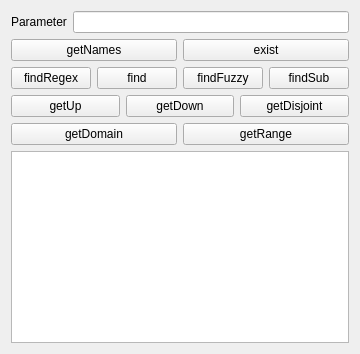
      <widget class="QWidget" name="DataPropertyTab">
       <attribute name="title">
        <string>Data property</string>
       </attribute>
       <layout class="QVBoxLayout" name="verticalLayout_6">
        <item>
         <layout class="QHBoxLayout" name="horizontalLayout_16">
          <item>
           <widget class="QLabel" name="label_5">
            <property name="text">
             <string>Parameter</string>
            </property>
           </widget>
          </item>
          <item>
           <widget class="QLineEditExtended" name="dataPropertyParameter">
             <property name="whatsThis">
               <string>
                &lt;html&gt;&lt;head/&gt;&lt;body&gt;
                &lt;p&gt; Enter your parameters here. &lt;br&gt;
                Use option -d or --depth to specify a research depth &lt;br&gt;
                Use -s or --selector to specify a selector &lt;br&gt;&lt;br&gt;
                Both options are not available for every query &lt;br&gt;
                A selector allows you to narrow the result so that you only have results inheriting from the selector &lt;/span&gt;&lt;/p&gt;
                &lt;/body&gt;&lt;/html&gt;
              </string>
             </property>
           </widget>
          </item>
         </layout>
        </item>
        <item>
         <layout class="QHBoxLayout" name="horizontalLayout_19">
          <item>
           <widget class="QPushButtonExtended" name="DataProperty_getName">
            <property name="cursor">
             <cursorShape>PointingHandCursor</cursorShape>
            </property>
            <property name="whatsThis">
              <string>
                &lt;html&gt;&lt;head/&gt;&lt;body&gt;
                &lt;p&gt;&lt;span style=&quot; font-weight:600; font-style:italic;&quot;&gt;getNames&lt;/span&gt; 
                gives you all the labels of the data property given in the parameter.&lt;br/&gt;
                The result of this function depends on the setting of the working language.&lt;/p&gt;
                &lt;p&gt;Options:&lt;/p&gt;
                &lt;p&gt;&lt;span style=&quot; font-weight:600; &quot;&gt;-i true/false&lt;/span&gt;    can be set to false if you do not want to consider the concept identifier as a possible default name.&lt;/p&gt;
                &lt;p&gt;&lt;span style=&quot; font-weight:600; &quot;&gt;-s selector&lt;/span&gt;      can be set to only get results inheriting from the selector concept.&lt;/p&gt;
                &lt;/body&gt;&lt;/html&gt;
              </string>
            </property>
            <property name="text">
             <string>getNames</string>
            </property>
           </widget>
          </item>
          <item>
           <widget class="QPushButtonExtended" name="DataProperty_exist">
            <property name="cursor">
             <cursorShape>PointingHandCursor</cursorShape>
            </property>
            <property name="whatsThis">
              <string>
                &lt;html&gt;&lt;head/&gt;&lt;body&gt;
                &lt;p&gt;&lt;span style=&quot; font-weight:600; font-style:italic;&quot;&gt;exist&lt;/span&gt; 
                returns the concept identifier if the concept provided in parameter exists in this part of ontology.&lt;/p&gt;
                &lt;/body&gt;&lt;/html&gt;
              </string>
            </property>
            <property name="text">
             <string>exist</string>
            </property>
           </widget>
          </item>
         </layout>
        </item>
        <item>
         <layout class="QHBoxLayout" name="horizontalLayout_213">
          <item>
           <widget class="QPushButtonExtended" name="DataProperty_findRegex">
            <property name="cursor">
             <cursorShape>PointingHandCursor</cursorShape>
            </property>
            <property name="whatsThis">
              <string>
                &lt;html&gt;&lt;head/&gt;&lt;body&gt;
                &lt;p&gt;&lt;span style=&quot; font-weight:600; font-style:italic;&quot;&gt;findRegex&lt;/span&gt; 
                gives you the data properties with a label matching the given regular expression.&lt;br/&gt;
                The result of this function depends on the setting of the working language.&lt;/p&gt;
                &lt;p&gt;Options:&lt;/p&gt;
                &lt;p&gt;&lt;span style=&quot; font-weight:600; &quot;&gt;-i true/false&lt;/span&gt;    can be set to false if you do not want to consider the concept identifier as a possible default name.&lt;/p&gt;
                &lt;p&gt;&lt;span style=&quot; font-weight:600; &quot;&gt;-s selector&lt;/span&gt;      can be set to only get results inheriting from the selector concept.&lt;/p&gt;
                &lt;/body&gt;&lt;/html&gt;
              </string>
            </property>
            <property name="text">
             <string>findRegex</string>
            </property>
           </widget>
          </item>
          <item>
           <widget class="QPushButtonExtended" name="DataProperty_find">
            <property name="cursor">
             <cursorShape>PointingHandCursor</cursorShape>
            </property>
            <property name="whatsThis">
              <string>
                &lt;html&gt;&lt;head/&gt;&lt;body&gt;
                &lt;p&gt;&lt;span style=&quot; font-weight:600; font-style:italic;&quot;&gt;find&lt;/span&gt; 
                gives you all the data properties with the label given in parameter.&lt;br/&gt;
                The result of this function depends on the setting of the working language.&lt;/p&gt;
                &lt;p&gt;Options:&lt;/p&gt;
                &lt;p&gt;&lt;span style=&quot; font-weight:600; &quot;&gt;-i true/false&lt;/span&gt;    can be set to false if you do not want to consider the concept identifier as a possible default name.&lt;/p&gt;
                &lt;p&gt;&lt;span style=&quot; font-weight:600; &quot;&gt;-s selector&lt;/span&gt;      can be set to only get results inheriting from the selector concept.&lt;/p&gt;
                &lt;/body&gt;&lt;/html&gt;
              </string>
            </property>
            <property name="text">
             <string>find</string>
            </property>
           </widget>
          </item>
          <item>
           <widget class="QPushButtonExtended" name="DataProperty_findFuzzy">
            <property name="cursor">
             <cursorShape>PointingHandCursor</cursorShape>
            </property>
            <property name="whatsThis">
              <string>
                &lt;html&gt;&lt;head/&gt;&lt;body&gt;
                &lt;p&gt;&lt;span style=&quot; font-weight:600; font-style:italic;&quot;&gt;findFuzzy&lt;/span&gt; 
                gives you all the names of data properties with the lowest edit distance with the label given in parameter.&lt;br/&gt;
                The result of this function depends on the setting of the working language.&lt;/p&gt;
                &lt;p&gt;Options:&lt;/p&gt;
                &lt;p&gt;&lt;span style=&quot; font-weight:600; &quot;&gt;-i true/false&lt;/span&gt;    can be set to false if you do not want to consider the concept identifier as a possible default name.&lt;/p&gt;
                &lt;p&gt;&lt;span style=&quot; font-weight:600; &quot;&gt;-s selector&lt;/span&gt;      can be set to only get results inheriting from the selector concept.&lt;/p&gt;
                &lt;p&gt;&lt;span style=&quot; font-weight:600; &quot;&gt;-t threshold&lt;/span&gt;     corresponds to the number of changes to be made to pass from one word to another divided by the length of the comparison word. Default value is 0.5.&lt;/p&gt;
                &lt;/body&gt;&lt;/html&gt;
              </string>
            </property>
            <property name="text">
             <string>findFuzzy</string>
            </property>
           </widget>
          </item>
          <item>
           <widget class="QPushButtonExtended" name="DataProperty_findSub">
            <property name="cursor">
             <cursorShape>PointingHandCursor</cursorShape>
            </property>
            <property name="whatsThis">
              <string>
                &lt;html&gt;&lt;head/&gt;&lt;body&gt;
                &lt;p&gt;&lt;span style=&quot; font-weight:600; font-style:italic;&quot;&gt;findSub&lt;/span&gt; 
                gives you all data properties whose given parameter is a subpart of the label.&lt;br/&gt;
                The result of this function depends on the setting of the working language.&lt;/p&gt;
                &lt;p&gt;Options:&lt;/p&gt;
                &lt;p&gt;&lt;span style=&quot; font-weight:600; &quot;&gt;-i true/false&lt;/span&gt;    can be set to false if you do not want to consider the concept identifier as a possible default name.&lt;/p&gt;
                &lt;p&gt;&lt;span style=&quot; font-weight:600; &quot;&gt;-s selector&lt;/span&gt;      can be set to only get results inheriting from the selector concept.&lt;/p&gt;
                &lt;/body&gt;&lt;/html&gt;
              </string>
            </property>
            <property name="text">
             <string>findSub</string>
            </property>
           </widget>
          </item>
         </layout>
        </item>
        <item>
         <layout class="QHBoxLayout" name="horizontalLayout_17">
          <item>
           <widget class="QPushButtonExtended" name="DataProperty_getUp">
            <property name="cursor">
             <cursorShape>PointingHandCursor</cursorShape>
            </property>
            <property name="whatsThis">
              <string>
                &lt;html&gt;&lt;head/&gt;&lt;body&gt;
                &lt;p&gt;&lt;span style=&quot; font-weight:600; font-style:italic;&quot;&gt;getUp&lt;/span&gt; 
                gives you all properties above the one given in the parameter.&lt;/p&gt;
                &lt;p&gt;Options:&lt;/p&gt;
                &lt;p&gt;&lt;span style=&quot; font-weight:600; &quot;&gt;-s selector&lt;/span&gt;      can be set to only get results inheriting from the selector concept.&lt;/p&gt;
                &lt;p&gt;&lt;span style=&quot; font-weight:600; &quot;&gt;-d depth&lt;/span&gt;         can be set to limit tree propagation to a specific value. The default value -1 represents no propagation limitation.&lt;/p&gt;
                &lt;/body&gt;&lt;/html&gt;
              </string>
            </property>
            <property name="text">
             <string>getUp</string>
            </property>
           </widget>
          </item>
          <item>
           <widget class="QPushButtonExtended" name="DataProperty_getDown">
            <property name="cursor">
             <cursorShape>PointingHandCursor</cursorShape>
            </property>
            <property name="whatsThis">
              <string>
                &lt;html&gt;&lt;head/&gt;&lt;body&gt;
                &lt;p&gt;&lt;span style=&quot; font-weight:600; font-style:italic;&quot;&gt;getDown&lt;/span&gt; 
                gives you all properties below the one given in the parameter.&lt;/p&gt;
                &lt;p&gt;Options:&lt;/p&gt;
                &lt;p&gt;&lt;span style=&quot; font-weight:600; &quot;&gt;-s selector&lt;/span&gt;      can be set to only get results inheriting from the selector concept.&lt;/p&gt;
                &lt;p&gt;&lt;span style=&quot; font-weight:600; &quot;&gt;-d depth&lt;/span&gt;         can be set to limit tree propagation to a specific value. The default value -1 represents no propagation limitation.&lt;/p&gt;
                &lt;/body&gt;&lt;/html&gt;
              </string>
            </property>
            <property name="text">
             <string>getDown</string>
            </property>
           </widget>
          </item>
          <item>
           <widget class="QPushButtonExtended" name="DataProperty_getDisjoint">
            <property name="cursor">
             <cursorShape>PointingHandCursor</cursorShape>
            </property>
            <property name="whatsThis">
              <string>
                &lt;html&gt;&lt;head/&gt;&lt;body&gt;
                &lt;p&gt;&lt;span style=&quot; font-weight:600; font-style:italic;&quot;&gt;getDisjoint&lt;/span&gt; 
                gives you all the disjoint properties of the one given in the parameter.&lt;/p&gt;
                &lt;/body&gt;&lt;/html&gt;
              </string>
            </property>
            <property name="text">
             <string>getDisjoint</string>
            </property>
           </widget>
          </item>
         </layout>
        </item>
        <item>
         <layout class="QHBoxLayout" name="horizontalLayout_18">
          <item>
           <widget class="QPushButtonExtended" name="DataProperty_getDomain">
            <property name="cursor">
             <cursorShape>PointingHandCursor</cursorShape>
            </property>
            <property name="whatsThis">
              <string>
                &lt;html&gt;&lt;head/&gt;&lt;body&gt;
                &lt;p&gt;&lt;span style=&quot; font-weight:600; font-style:italic;&quot;&gt;getDomain&lt;/span&gt; 
                gives you all the domains classes of the property given in the parameter.&lt;/p&gt;
                &lt;p&gt;Options:&lt;/p&gt;
                &lt;p&gt;&lt;span style=&quot; font-weight:600; &quot;&gt;-d depth&lt;/span&gt;         can be set to limit tree propagation to a specific value. The default value -1 represents no propagation limitation.&lt;/p&gt;
                &lt;/body&gt;&lt;/html&gt;
              </string>
            </property>
            <property name="text">
             <string>getDomain</string>
            </property>
           </widget>
          </item>
          <item>
           <widget class="QPushButtonExtended" name="DataProperty_getRange">
            <property name="cursor">
             <cursorShape>PointingHandCursor</cursorShape>
            </property>
            <property name="whatsThis">
              <string>
                &lt;html&gt;&lt;head/&gt;&lt;body&gt;
                &lt;p&gt;&lt;span style=&quot; font-weight:600; font-style:italic;&quot;&gt;getRange&lt;/span&gt; 
                gives you the ranges types of the property given in the parameter.&lt;/p&gt;
                &lt;/body&gt;&lt;/html&gt;
              </string>
            </property>
            <property name="text">
             <string>getRange</string>
            </property>
           </widget>
          </item>
         </layout>
        </item>
        <item>
         <widget class="QTextEdit" name="DataPropertyDescription">
          <property name="verticalScrollBarPolicy">
           <enum>Qt::ScrollBarAlwaysOff</enum>
          </property>
          <property name="horizontalScrollBarPolicy">
           <enum>Qt::ScrollBarAlwaysOff</enum>
          </property>
          <property name="readOnly">
           <bool>true</bool>
          </property>
          <property name="textInteractionFlags">
           <set>Qt::NoTextInteraction</set>
          </property>
         </widget>
        </item>
       </layout>
      </widget>
